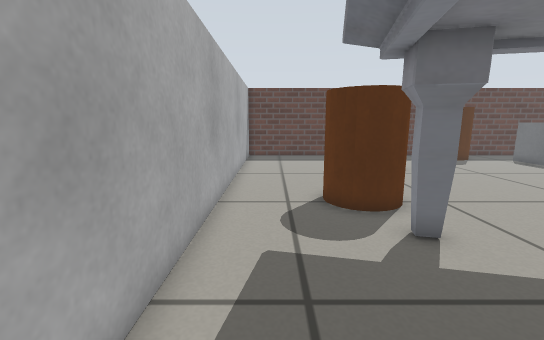
[1] (above)

14 first-person views from a walk through a Gazebo world. The camera is 0.51 m above the floor, tilts 10° down and sees 90° across. Floor lines are 1 m apart. The floor is counted in squares, 0.2 m on a side. Each view is taken from the middle of a square. On the plan, view 1 faces up. The plan holds only what a view shows up to about 18 squares ahead; the rest is blank.

[2]
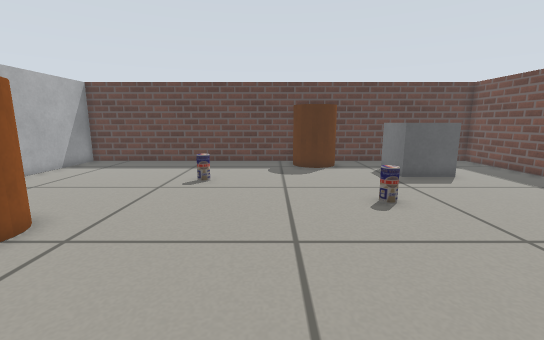

[3]
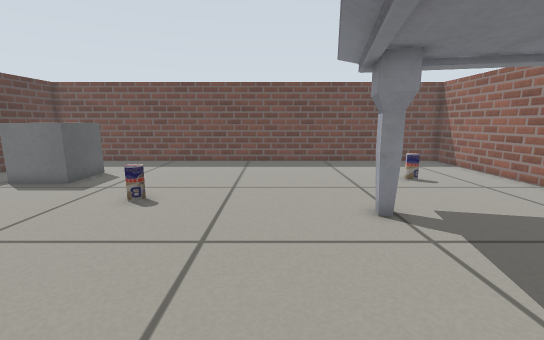

[4]
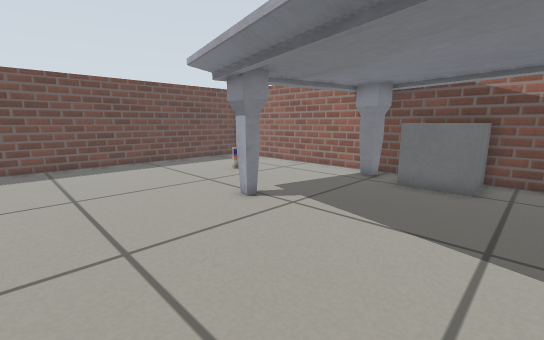

[5]
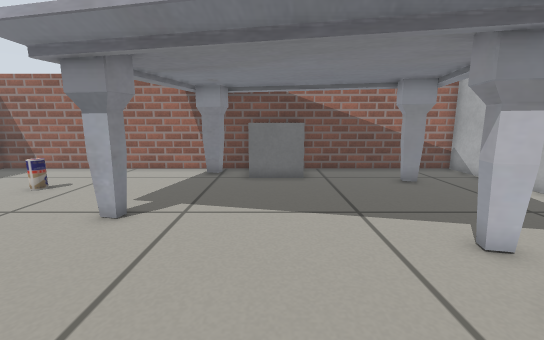

[6]
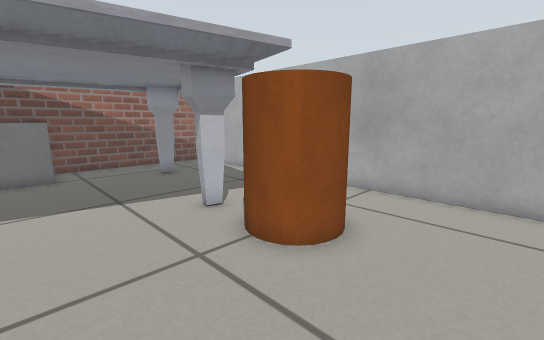

[7]
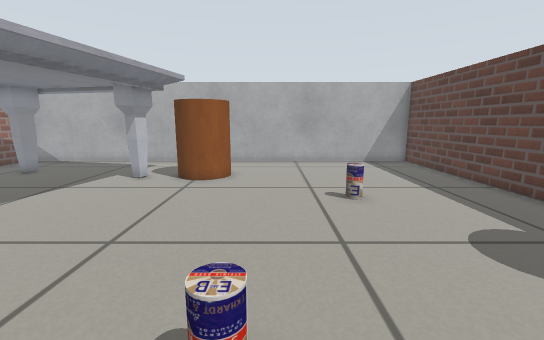

[8]
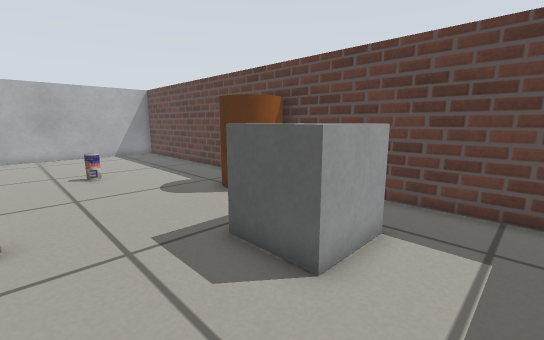

[9]
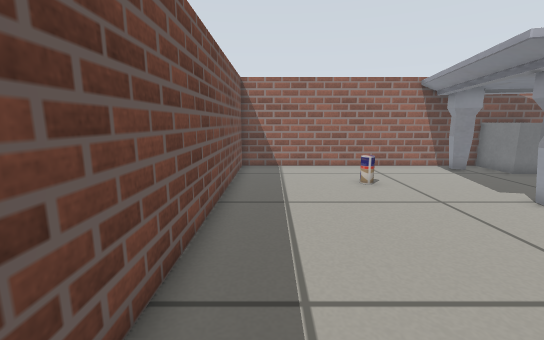

[10]
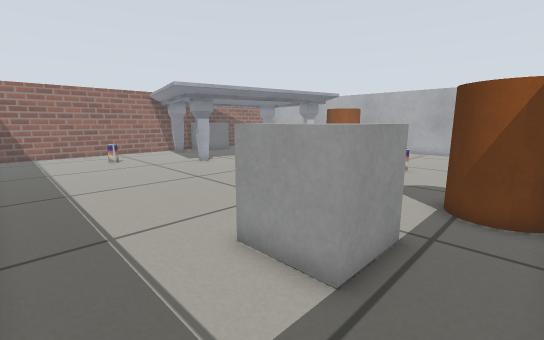

[11]
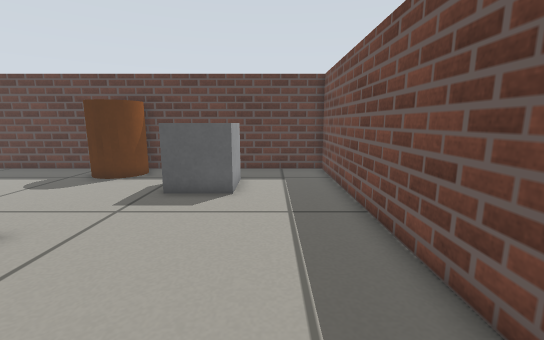

[12]
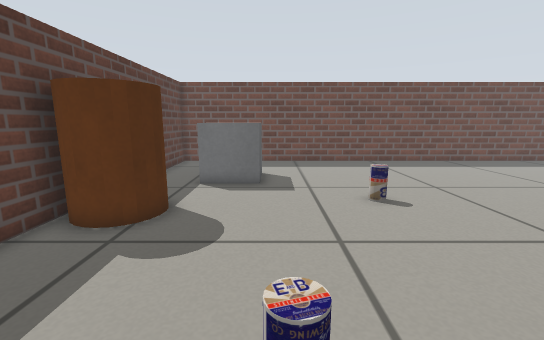

[13]
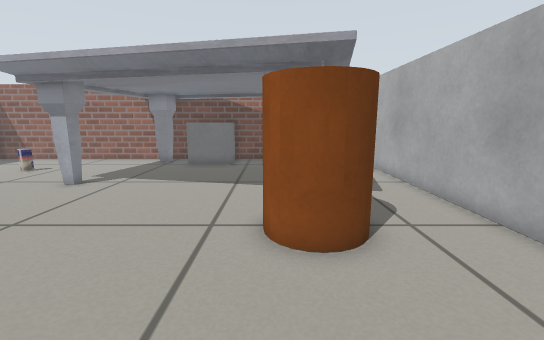

[14]
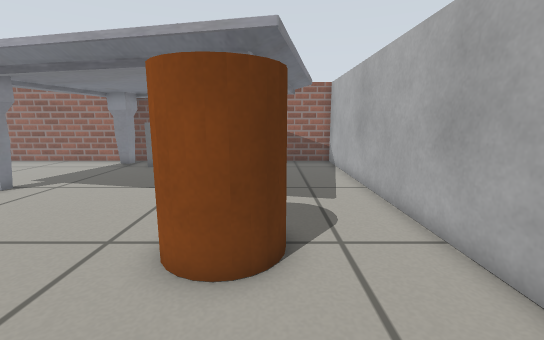

### Floor plan
Key: @ floor where view 1 was taken; # wall or solid block; . floor; C brown cylinder; B grey box; T marble table; R drink can.
Columns run from 2 left of view 1 to 23 right of it. Each row starts with its distance up from view 1.
 21 ##########################
 20 #.............CC.........#
 19 #............CCCC........#
 18 #.............CC..BBB....#
 17 #.................B B....#
 16 #.................BBB....#
 15 #........R...............#
 14 #........................#
 13 #........................#
 12 #...............R........#
 11 #...............R........#
 10 #....C...................#
  9 #...C C..................#
  8 #...CCC..................#
  7 #........................#
  6 #....TT..................#
  5 #.....T..................#
  4 #.............TT.........#
  3 #..............T.........#
  2 #........................#
  1 #..................R.....#
  0 #.@.T....................#
 -1 #..TTT...BBB.............#
 -2 #........B B.T...........#
 -3 #........B BTT...........#
 -4 ##########################

Positions as (right, up) in squares from view 1, and headings:
1: (0, 0), facing up
2: (10, 3), facing up
3: (5, 7), facing right
4: (5, 10), facing down-right
5: (8, 11), facing down
6: (8, 13), facing down-left
7: (16, 12), facing left
8: (21, 12), facing up-left
9: (21, 12), facing down
10: (22, 20), facing down-left
11: (20, 6), facing up
12: (5, 15), facing right
13: (4, 15), facing down
14: (2, 14), facing down
